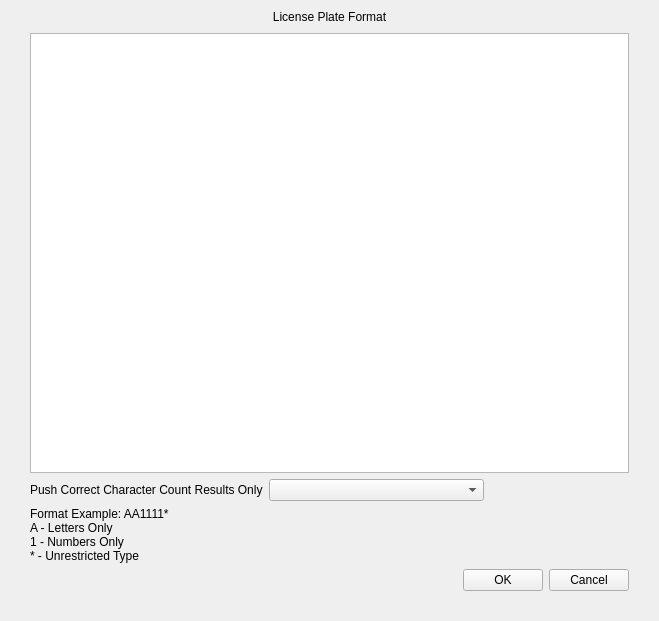
<?xml version="1.0" encoding="UTF-8"?>
<ui version="4.0">
 <class>AnprLicensePlateFormatSettings</class>
 <widget class="QWidget" name="AnprLicensePlateFormatSettings">
  <property name="geometry">
   <rect>
    <x>0</x>
    <y>0</y>
    <width>659</width>
    <height>621</height>
   </rect>
  </property>
  <property name="windowTitle">
   <string>Form</string>
  </property>
  <layout class="QVBoxLayout" name="verticalLayout_2">
   <property name="spacing">
    <number>0</number>
   </property>
   <property name="leftMargin">
    <number>10</number>
   </property>
   <property name="topMargin">
    <number>10</number>
   </property>
   <property name="rightMargin">
    <number>10</number>
   </property>
   <property name="bottomMargin">
    <number>10</number>
   </property>
   <item>
    <widget class="QWidget" name="widget" native="true">
     <property name="autoFillBackground">
      <bool>true</bool>
     </property>
     <layout class="QHBoxLayout" name="horizontalLayout_3">
      <property name="spacing">
       <number>0</number>
      </property>
      <property name="leftMargin">
       <number>0</number>
      </property>
      <property name="topMargin">
       <number>0</number>
      </property>
      <property name="rightMargin">
       <number>0</number>
      </property>
      <property name="bottomMargin">
       <number>0</number>
      </property>
      <item>
       <widget class="QLabel" name="label_title">
        <property name="text">
         <string>License Plate Format</string>
        </property>
        <property name="alignment">
         <set>Qt::AlignCenter</set>
        </property>
       </widget>
      </item>
     </layout>
    </widget>
   </item>
   <item>
    <widget class="QWidget" name="background" native="true">
     <property name="autoFillBackground">
      <bool>true</bool>
     </property>
     <layout class="QVBoxLayout" name="verticalLayout_4">
      <property name="spacing">
       <number>6</number>
      </property>
      <property name="leftMargin">
       <number>20</number>
      </property>
      <property name="topMargin">
       <number>9</number>
      </property>
      <property name="rightMargin">
       <number>20</number>
      </property>
      <property name="bottomMargin">
       <number>20</number>
      </property>
      <item>
       <layout class="QVBoxLayout" name="verticalLayout">
        <property name="spacing">
         <number>6</number>
        </property>
        <item>
         <widget class="QTableView" name="tableView"/>
        </item>
        <item>
         <layout class="QHBoxLayout" name="horizontalLayout">
          <item>
           <widget class="QLabel" name="label_pushCharacterCount">
            <property name="text">
             <string>Push Correct Character Count Results Only</string>
            </property>
           </widget>
          </item>
          <item>
           <widget class="ComboBox" name="comboBox">
            <property name="sizePolicy">
             <sizepolicy hsizetype="Expanding" vsizetype="Fixed">
              <horstretch>0</horstretch>
              <verstretch>0</verstretch>
             </sizepolicy>
            </property>
           </widget>
          </item>
          <item>
           <spacer name="horizontalSpacer">
            <property name="orientation">
             <enum>Qt::Horizontal</enum>
            </property>
            <property name="sizeType">
             <enum>QSizePolicy::Fixed</enum>
            </property>
            <property name="sizeHint" stdset="0">
             <size>
              <width>145</width>
              <height>20</height>
             </size>
            </property>
           </spacer>
          </item>
         </layout>
        </item>
        <item>
         <layout class="QVBoxLayout" name="verticalLayout_3">
          <property name="spacing">
           <number>0</number>
          </property>
          <item>
           <widget class="QLabel" name="label_formatExample">
            <property name="text">
             <string>Format Example: AA1111*</string>
            </property>
            <property name="style" stdset="0">
             <string>blue_text</string>
            </property>
           </widget>
          </item>
          <item>
           <widget class="QLabel" name="label_formatExampleLetters">
            <property name="text">
             <string>A - Letters Only</string>
            </property>
            <property name="style" stdset="0">
             <string>normal</string>
            </property>
           </widget>
          </item>
          <item>
           <widget class="QLabel" name="label_formatExampleNumbers">
            <property name="text">
             <string>1 - Numbers Only</string>
            </property>
            <property name="style" stdset="0">
             <string>normal</string>
            </property>
           </widget>
          </item>
          <item>
           <widget class="QLabel" name="label_formatExampleUnrestricted">
            <property name="text">
             <string>* - Unrestricted Type</string>
            </property>
            <property name="style" stdset="0">
             <string>normal</string>
            </property>
           </widget>
          </item>
         </layout>
        </item>
        <item>
         <layout class="QHBoxLayout" name="horizontalLayout_2">
          <item>
           <spacer name="horizontalSpacer_2">
            <property name="orientation">
             <enum>Qt::Horizontal</enum>
            </property>
            <property name="sizeHint" stdset="0">
             <size>
              <width>40</width>
              <height>20</height>
             </size>
            </property>
           </spacer>
          </item>
          <item>
           <widget class="QPushButton" name="pushButton_ok">
            <property name="text">
             <string>OK</string>
            </property>
           </widget>
          </item>
          <item>
           <widget class="QPushButton" name="pushButton_cancel">
            <property name="text">
             <string>Cancel</string>
            </property>
           </widget>
          </item>
         </layout>
        </item>
       </layout>
      </item>
     </layout>
    </widget>
   </item>
  </layout>
 </widget>
 <customwidgets>
  <customwidget>
   <class>ComboBox</class>
   <extends>QComboBox</extends>
   <header>combobox.h</header>
  </customwidget>
 </customwidgets>
 <resources/>
 <connections/>
</ui>
